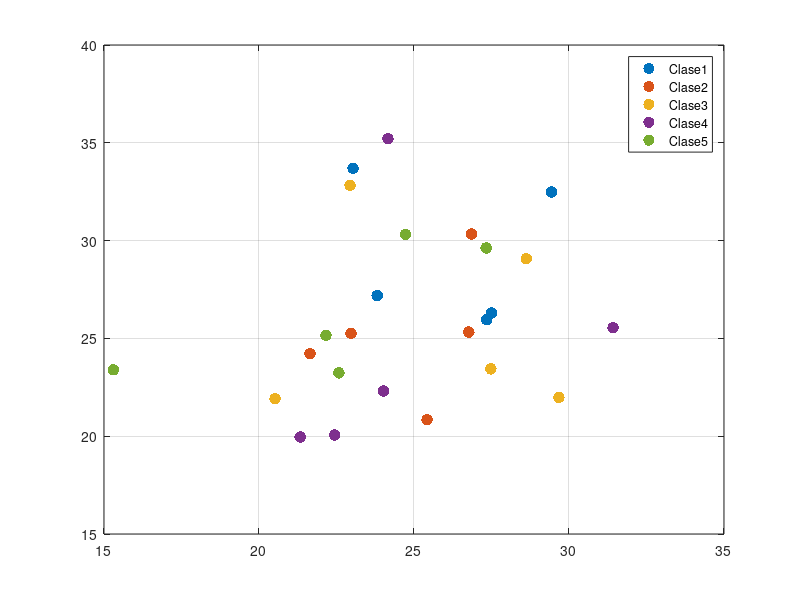

Reproduce this figure in MATLAB. (Note: this script raises an error after producing the figure.)
close all
clear all
clc
warning off all

clases = input("No. de clases:");
rep = input("No. de representantes por clase:");
dispX = input("¿Cuanta dispersion quieres en x?");
dispY = input("¿Cuanta dispersion quieres en y?");

media = zeros(1, 2.*clases);
A = zeros(2,rep,clases);


for i = 1:clases
    
    cenX = input("Centro X");
    cenY = input("Centro Y");
    
    cx = (randn(1,rep)+cenX)*dispX;
    cy = (randn(1,rep)+cenY)*dispY;

    w = vertcat(cx,cy);
    A(:,:,i)= w;
    media(i) = mean(cx);
    media(i+clases) = mean(cy);
    
    figure(1)
    plot(cx(1,:),cy(1,:),'.','MarkerSize',25,'DisplayName', strcat('Clase ',num2str(i)))
   
    grid on
    hold on
    legend show
    
end
persona = 0;
bandera = 'S';
while bandera == 'S'
    persona = persona + 1;
    ux = input('Ingrese X de la nueva persona: ');
    uy = input('Ingrese Y de la nueva persona: ');
    distancia = input('¿Que criterio de desiciones quieres? \n 1.Mahalanobi \n 2.Euclideana \n 3.Maxima Probabilidad');
    
    text(ux,uy,cellstr(num2str(persona)),'FontSize',15);
    if distancia == 1 %%%%%%%%%%%%%%%%%Distancia mahalanobi
        [valor,dism] = Mahalanobi(ux,uy,media,A,clases);
        fprintf("Pertenece a la facultad: %d\n",valor);
    elseif distancia == 2          %%%%%%%%%%%%%%%%%%%%%%%%%%%Distancia euclideana
        [valor,dise]=Euclideana(ux,uy,media,clases);
        fprintf("Pertenece a la facultad: %d\n",valor);
    else
        [valor,dism] = MaximaProbabilidad(ux,uy,media,A,clases);
        fprintf("Pertenece a la facultad: %d\n",valor);
    end
    
    prompt = "\nQuisiera ingresar otro? S/N: ";
    bandera = input(prompt,"s");
end


fprintf("Matriz de confusion");
matrizConfusionMaha = zeros(clases,clases);
matrizConfusionEuclideana = zeros(clases,clases);
matrizConfusionMaxProba = zeros(clases,clases);
%pruebasPorClase = round(rep*0.1);
pruebasPorClase = round(rep);
pruebas = zeros(4,pruebasPorClase*clases);

for i = 1:clases
    for j = 1:pruebasPorClase
        pruebas(1, j+(i-1)*pruebasPorClase) = i;
        [pruebas(2, j+(i-1)*pruebasPorClase),rand]= Mahalanobi(A(1,j,i),A(2,j,i),media,A,clases);
        [pruebas(3, j+(i-1)*pruebasPorClase),rand]= Euclideana(A(1,j,i),A(2,j,i),media,clases);
        [pruebas(4, j+(i-1)*pruebasPorClase),rand]= MaximaProbabilidad(A(1,j,i),A(2,j,i),media,A,clases);
    end
end

for i=1:pruebasPorClase*clases
    matrizConfusionMaha(pruebas(1,i), pruebas(2,i)) = matrizConfusionMaha(pruebas(1,i), pruebas(2,i))+1;
    matrizConfusionEuclideana(pruebas(1,i), pruebas(3,i)) = matrizConfusionEuclideana(pruebas(1,i), pruebas(3,i))+1;
    matrizConfusionMaxProba(pruebas(1,i), pruebas(4,i)) = matrizConfusionMaxProba(pruebas(1,i), pruebas(4,i))+1;
end

lineaprinmaha=0;
lineaprinEuclideana=0;
lineaprinMaxProb=0;

porclasemaha = zeros(clases);
porclaseeuclide = zeros(clases);
porclaseMaxProb = zeros(clases);

for i=1:clases
    lineaprinEuclideana = lineaprinEuclideana + matrizConfusionEuclideana(i,i);
    lineaprinmaha = lineaprinmaha + matrizConfusionMaha(i,i);
    lineaprinMaxProb = lineaprinMaxProb + matrizConfusionMaxProba(i,i);
    
    porclaseeuclide(i) = (matrizConfusionEuclideana(i,i)*100)/rep;
    porclasemaha(i)= (matrizConfusionMaha(i,i)*100)/rep;
    porclaseMaxProb(i) =(matrizConfusionMaxProba(i,i)*100)/rep;
end

acuracymaha= (lineaprinmaha*100)/(rep*clases);
acuracyeuclideana= (lineaprinEuclideana*100)/(rep*clases);
acuracyMaxProb = (lineaprinMaxProb*100)/(rep*clases);

fprintf("Matriz de confusion de Mahalanobi")
matrizConfusionMaha
fprintf("presion de ");
acuracymaha
porclasemaha

fprintf("Matriz de confusion de Euclideana")
matrizConfusionEuclideana
fprintf("con precision de");
acuracyeuclideana
porclaseeuclide

fprintf("Matriz de confusion de Maxima Probabilidad")
matrizConfisionMaxProba
fprintf("con precision de");
acuracyMaxProb
porclaseMaxProb


disp('fin de proceso...')

function [valor,distm] = Mahalanobi(ux,uy,media,A,clases)
    distm = zeros(1,clases);
    for i = 1:clases
         uxmedia = ux-media(i);
         uymedia=uy-media(i+clases);
         matrizper= horzcat(uxmedia,uymedia);
         covarianza = cov(A(:,:,i)','omitrows');
         distm(i)= matrizper*covarianza*matrizper';  
     end
    minimo=min(min(distm));
    valor=find(distm==minimo);
end


function [valor,diste] = Euclideana(ux,uy,media,clases)
    diste= zeros(1,clases);
    for i = 1:clases
        diste(i) = sqrt((ux-media(i))^2 + (uy-media(i+clases))^2);
    end
    minimo=min(min(diste));
    valor=find(diste==minimo);
end

function [valor, prob] = MaximaProbabilidad(ux,uy,media,A,clases)
    prob = zeros(1,clases);
    for i = 1:clases
         uxmedia = ux-media(i);
         uymedia = uy-media(i+clases);
         matrizper = horzcat(uxmedia,uymedia);
         covarianzatraspuesta= cov(A(:,:,i)','omitrows');
         covarianza = cov(A(:,:,i),'omitrows');
         determinante = (det(covarianza))^(1/2);
         disMaha= matrizper*covarianzatraspuesta*matrizper'; 
         prob(i) = (1/(((2*pi)^(clases/2))*determinante))* (exp((-1/2)*disMaha));
          
          
     end
   maximo =max(max(prob));
    valor = find(prob==maximo);
end